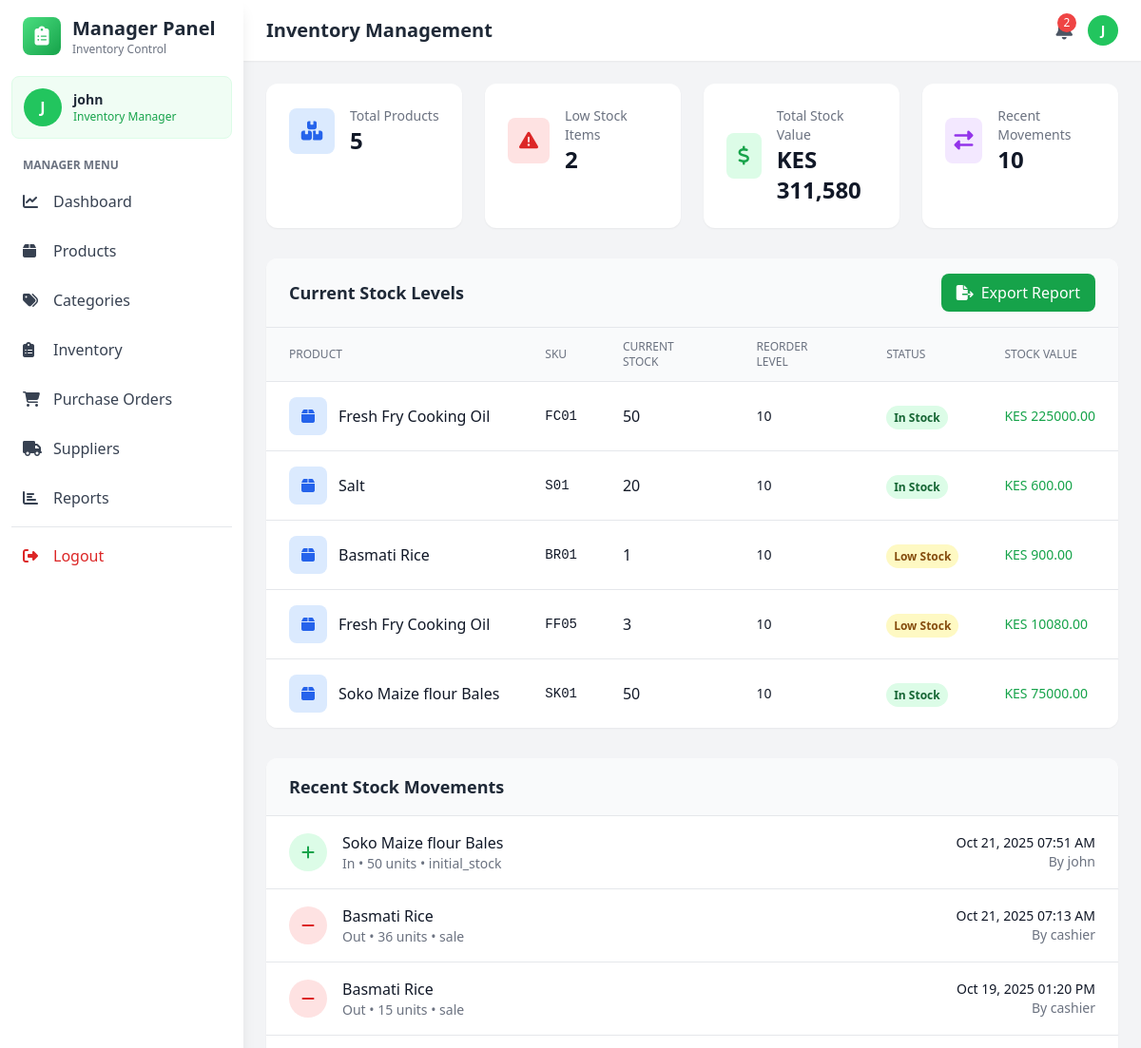
Page /manager/inventory (signed in, upper part) on the earlier database version.
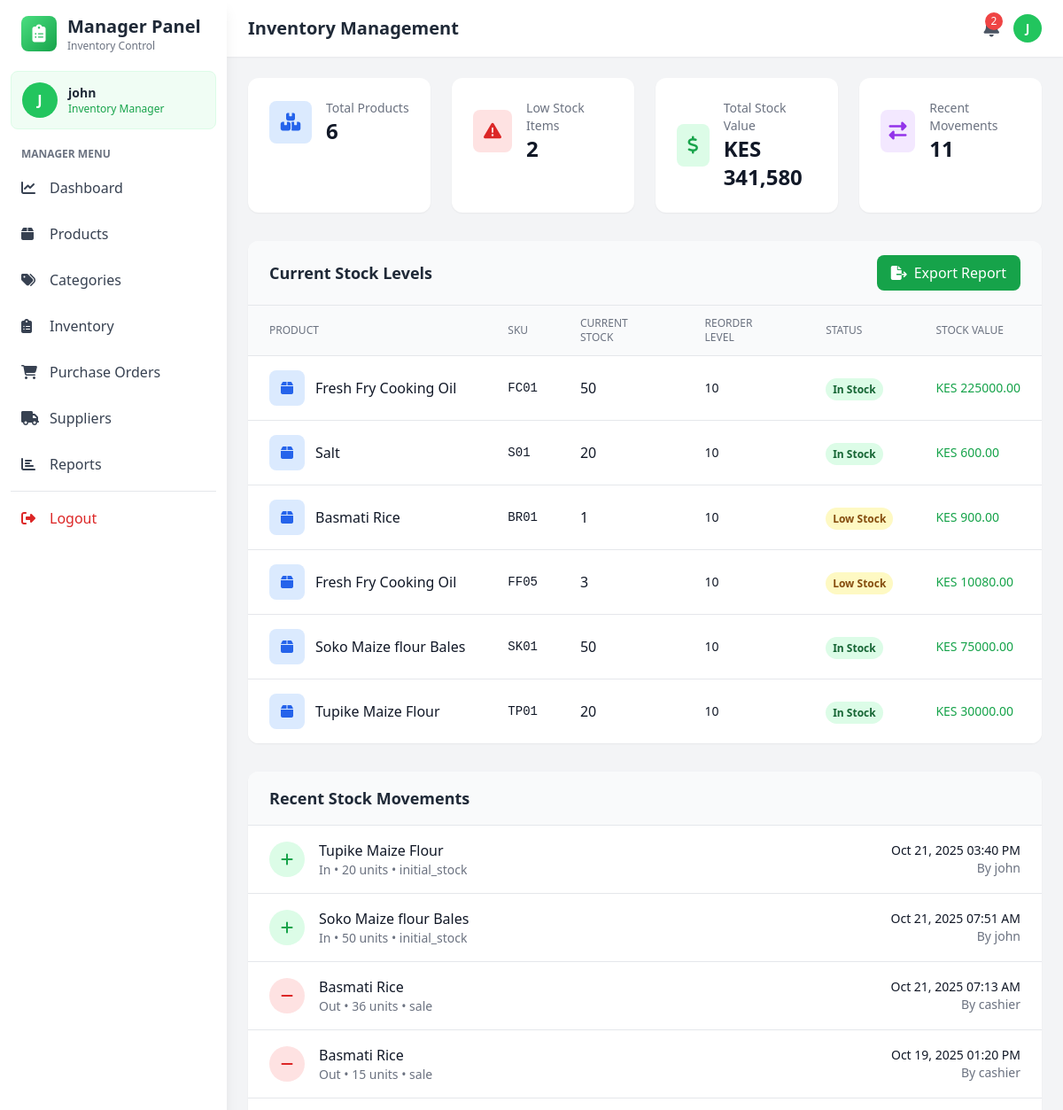
Same page on the later database version.
### models.py (models this page shows, shortened)
class User(UserMixin, db.Model):
    __tablename__='users'
    id = db.Column(db.Integer, primary_key=True)
    username = db.Column(db.String(80), unique=True, nullable=False)
    email = db.Column(db.String(120), unique=True, nullable=False)
    password_hash = db.Column(db.String(255), nullable=False)
    role = db.Column(db.String(20), nullable=False)
    is_active = db.Column(db.Boolean, default=True)
    created_at = db.Column(db.DateTime, default=datetime.utcnow)

class Product(db.Model):
    __tablename__ = 'products'
    id = db.Column(db.Integer, primary_key=True)
    name = db.Column(db.String(200), nullable=False)
    sku = db.Column(db.String(50), unique=True, nullable=False)  # Stock code
    description = db.Column(db.Text)
    cost_price = db.Column(db.Float, nullable=False)
    selling_price = db.Column(db.Float, nullable=False)
    quantity = db.Column(db.Integer, default=0)
    reorder_level = db.Column(db.Integer, default=10)
    category_id = db.Column(db.Integer, db.ForeignKey('categories.id'), nullable=False)
    supplier_id = db.Column(db.Integer, db.ForeignKey('suppliers.id'), nullable=False)
    created_at = db.Column(db.DateTime, default=datetime.utcnow)
    updated_at = db.Column(db.DateTime, default=datetime.utcnow, onupdate=datetime.utcnow)
    is_active = db.Column(db.Boolean, default=True)
    image_url = db.Column(db.String(500))  # For Cloudinary image URLs
    unit = db.Column(db.String(50), default='piece')  # piece, kg, liter, pack, box, etc.
    category = db.relationship('Category', backref='products')
    supplier = db.relationship('Supplier', backref='products')

class StockMovement(db.Model):
    __tablename__ = 'stock_movements'
    id = db.Column(db.Integer, primary_key=True)
    product_id = db.Column(db.Integer, db.ForeignKey('products.id'), nullable=False)
    movement_type = db.Column(db.String(20), nullable=False)  # 'in', 'out', 'adjustment'
    quantity = db.Column(db.Integer, nullable=False)
    reason = db.Column(db.String(100))
    user_id = db.Column(db.Integer, db.ForeignKey('users.id'), nullable=False)
    reference_id = db.Column(db.Integer)  # related sale or purchase
    reference_type = db.Column(db.String(20))  # 'sale' or 'purchase_order'
    timestamp = db.Column(db.DateTime, default=datetime.utcnow)
    product = db.relationship('Product', backref='stock_movements')
    user = db.relationship('User', backref='stock_movements')

### app.py (the view)
@app.route('/manager/inventory')
@login_required
def manage_inventory():
    if current_user.role not in ['admin', 'manager']:
        flash('Access denied', 'danger')
        return redirect(url_for('index'))
    products = Product.query.all()
    stock_movements = StockMovement.query.order_by(StockMovement.timestamp.desc()).limit(50).all()
    total_stock_value = sum(p.cost_price * p.quantity for p in products)
    low_stock_count = len([p for p in products if p.quantity <= p.reorder_level])
    return render_template('manager/inventory.html',
                         products=products,
                         stock_movements=stock_movements,
                         total_stock_value=total_stock_value,
                         low_stock_count=low_stock_count)

### app.py (called while the page is built)
@login_manager.user_loader
def load_user(user_id):
    return User.query.get(int(user_id))

### templates/manager/inventory.html (shortened to what this page needs)
<!DOCTYPE html>
<html lang="en">
<head>
    <script src="https://cdn.tailwindcss.com"></script>
    <link rel="stylesheet" href="https://cdnjs.cloudflare.com/ajax/libs/font-awesome/6.4.0/css/all.min.css">
</head>
<body class="bg-gray-100">
    <aside class="fixed top-0 left-0 z-40 w-64 h-screen bg-white shadow-lg">
        <div class="h-full px-3 py-4 overflow-y-auto">
            <div class="flex items-center mb-5 px-3">
                <div class="w-10 h-10 bg-gradient-to-br from-green-400 to-green-600 rounded-lg flex items-center justify-center">
                    <i class="fas fa-clipboard-list text-white text-xl"></i>
                </div>
                <div class="ml-3">
                    <h2 class="text-xl font-bold text-gray-800">Manager Panel</h2>
                    <p class="text-xs text-gray-500">Inventory Control</p>
                </div>
            </div>
            <div class="mb-5 p-3 bg-green-50 rounded-lg border border-green-100">
                <div class="flex items-center space-x-3">
                    <div class="w-10 h-10 bg-green-500 rounded-full flex items-center justify-center text-white font-bold">
                        {{ current_user.username[0].upper() }}
                    </div>
                    <div>
                        <p class="text-sm font-semibold text-gray-800">{{ current_user.username }}</p>
                        <p class="text-xs text-green-600">Inventory Manager</p>
                    </div>
                </div>
            </div>
            <nav class="space-y-2">
                <p class="px-3 text-xs font-semibold text-gray-500 uppercase mb-2">Manager Menu</p>
                <a href="{{ url_for('manager_dashboard') }}" class="nav-item flex items-center px-3 py-2.5 text-gray-700 rounded-lg">
                    <i class="fas fa-chart-line w-5"></i><span class="ml-3">Dashboard</span>
                </a>
                <a href="{{ url_for('manage_products') }}" class="nav-item flex items-center px-3 py-2.5 text-gray-700 rounded-lg">
                    <i class="fas fa-box w-5"></i><span class="ml-3">Products</span>
                </a>
                <a href="{{ url_for('manage_categories') }}" class="nav-item flex items-center px-3 py-2.5 text-gray-700 rounded-lg">
                    <i class="fas fa-tags w-5"></i><span class="ml-3">Categories</span>
                </a>
                <a href="{{ url_for('manage_inventory') }}" class="nav-item active flex items-center px-3 py-2.5 text-gray-700 rounded-lg">
                    <i class="fas fa-clipboard-list w-5"></i><span class="ml-3">Inventory</span>
                </a>
                <a href="{{ url_for('manage_purchase_orders') }}" class="nav-item flex items-center px-3 py-2.5 text-gray-700 rounded-lg">
                    <i class="fas fa-shopping-cart w-5"></i>
                    <span class="ml-3">Purchase Orders</span>
                </a>
                <a href="{{ url_for('manage_sup') }}"
                    class="nav-item flex items-center px-3 py-2.5 text-gray-700 rounded-lg">
                    <i class="fas fa-truck w-5"></i>
                    <span class="ml-3">Suppliers</span>
                </a>
                <a href="{{ url_for('manage_reports') }}"  class="nav-item flex items-center px-3 py-2.5 text-gray-700 rounded-lg">
                    <i class="fas fa-chart-bar w-5"></i>
                    <span class="ml-3">Reports</span>
                </a>
                <hr class="my-3 border-gray-200">
                <a href="{{ url_for('logout') }}" class="nav-item flex items-center px-3 py-2.5 text-red-600 rounded-lg hover:bg-red-50">
                    <i class="fas fa-sign-out-alt w-5"></i><span class="ml-3">Logout</span>
                </a>
            </nav>
        </div>
    </aside>
    <div class="ml-64">
        <header class="bg-white shadow-sm sticky top-0 z-30">
            <div class="flex items-center justify-between px-6 py-4">
                <h1 class="text-xl font-semibold text-gray-800">Inventory Management</h1>
                <div class="flex items-center space-x-4">
                    <button class="relative text-gray-600 hover:text-gray-800">
                        {% if low_stock_count > 0 %}
                        <span class="absolute -top-1 -right-1 bg-red-500 text-white text-xs w-5 h-5 rounded-full flex items-center justify-center">{{ low_stock_count }}</span>
                        {% endif %}
                    </button>
                    <div class="w-8 h-8 bg-green-500 rounded-full flex items-center justify-center text-white font-bold text-sm">
                        {{ current_user.username[0].upper() }}
                    </div>
                </div>
            </div>
        </header>
        <main class="p-6">
            <div class="grid grid-cols-1 md:grid-cols-4 gap-6 mb-8">
                <div class="bg-white rounded-xl shadow-sm p-6">
                    <div class="flex items-center">
                        <div class="w-12 h-12 bg-blue-100 rounded-lg flex items-center justify-center mr-4">
                            <i class="fas fa-boxes text-blue-600 text-xl"></i>
                        </div>
                        <div>
                            <p class="text-gray-500 text-sm">Total Products</p>
                            <p class="text-2xl font-bold text-gray-900">{{ products|length }}</p>
                        </div>
                    </div>
                </div>
                <div class="bg-white rounded-xl shadow-sm p-6">
                    <div class="flex items-center">
                        <div class="w-12 h-12 bg-red-100 rounded-lg flex items-center justify-center mr-4">
                            <i class="fas fa-exclamation-triangle text-red-600 text-xl"></i>
                        </div>
                        <div>
                            <p class="text-gray-500 text-sm">Low Stock Items</p>
                            <p class="text-2xl font-bold text-gray-900">{{ low_stock_count }}</p>
                        </div>
                    </div>
                </div>
                <div class="bg-white rounded-xl shadow-sm p-6">
                    <div class="flex items-center">
                        <div class="w-12 h-12 bg-green-100 rounded-lg flex items-center justify-center mr-4">
                            <i class="fas fa-dollar-sign text-green-600 text-xl"></i>
                        </div>
                        <div>
                            <p class="text-gray-500 text-sm">Total Stock Value</p>
                            <p class="text-2xl font-bold text-gray-900">KES {{ "{:,.0f}".format(total_stock_value) }}</p>
                        </div>
                    </div>
                </div>
                <div class="bg-white rounded-xl shadow-sm p-6">
                    <div class="flex items-center">
                        <div class="w-12 h-12 bg-purple-100 rounded-lg flex items-center justify-center mr-4">
                            <i class="fas fa-exchange-alt text-purple-600 text-xl"></i>
                        </div>
                        <div>
                            <p class="text-gray-500 text-sm">Recent Movements</p>
                            <p class="text-2xl font-bold text-gray-900">{{ stock_movements|length }}</p>
                        </div>
                    </div>
                </div>
            </div>
            <div class="bg-white rounded-xl shadow-sm overflow-hidden mb-8">
                <div class="px-6 py-4 border-b border-gray-200 bg-gray-50">
                    <div class="flex justify-between items-center">
                        <h3 class="text-lg font-semibold text-gray-800">Current Stock Levels</h3>
                        <button class="bg-green-600 hover:bg-green-700 text-white px-4 py-2 rounded-lg flex items-center">
                            <i class="fas fa-file-export mr-2"></i> Export Report
                        </button>
                    </div>
                </div>
                <table class="min-w-full divide-y divide-gray-200">
                    <thead class="bg-gray-50">
                        <tr>
                            <th class="px-6 py-3 text-left text-xs font-medium text-gray-500 uppercase">Product</th>
                            <th class="px-6 py-3 text-left text-xs font-medium text-gray-500 uppercase">SKU</th>
                            <th class="px-6 py-3 text-left text-xs font-medium text-gray-500 uppercase">Current Stock</th>
                            <th class="px-6 py-3 text-left text-xs font-medium text-gray-500 uppercase">Reorder Level</th>
                            <th class="px-6 py-3 text-left text-xs font-medium text-gray-500 uppercase">Status</th>
                            <th class="px-6 py-3 text-left text-xs font-medium text-gray-500 uppercase">Stock Value</th>
                        </tr>
                    </thead>
                    <tbody class="bg-white divide-y divide-gray-200">
                        {% for product in products %}
                        <tr class="hover:bg-gray-50">
                            <td class="px-6 py-4 whitespace-nowrap">
                                <div class="flex items-center">
                                    <div class="w-10 h-10 bg-blue-100 rounded-lg flex items-center justify-center mr-3">
                                        <i class="fas fa-box text-blue-600"></i>
                                    </div>
                                    <div class="font-medium text-gray-900">{{ product.name }}</div>
                                </div>
                            </td>
                            <td class="px-6 py-4 whitespace-nowrap text-sm text-gray-900 font-mono">{{ product.sku }}</td>
                            <td class="px-6 py-4 whitespace-nowrap">
                                <span class="font-medium text-gray-900">{{ product.quantity }}</span>
                            </td>
                            <td class="px-6 py-4 whitespace-nowrap text-sm text-gray-900">{{ product.reorder_level }}</td>
                            <td class="px-6 py-4 whitespace-nowrap">
                                {% if product.quantity == 0 %}
                                <span class="px-2 py-1 text-xs font-semibold rounded-full bg-red-100 text-red-800">Out of Stock</span>
                                {% elif product.quantity <= product.reorder_level %}
                                <span class="px-2 py-1 text-xs font-semibold rounded-full bg-yellow-100 text-yellow-800">Low Stock</span>
                                {% else %}
                                <span class="px-2 py-1 text-xs font-semibold rounded-full bg-green-100 text-green-800">In Stock</span>
                                {% endif %}
                            </td>
                            <td class="px-6 py-4 whitespace-nowrap text-sm font-medium text-green-600">
                                KES {{ "%.2f"|format(product.cost_price * product.quantity) }}
                            </td>
                        </tr>
                        {% endfor %}
                    </tbody>
                </table>
            </div>
            <div class="bg-white rounded-xl shadow-sm overflow-hidden">
                <div class="px-6 py-4 border-b border-gray-200 bg-gray-50">
                    <h3 class="text-lg font-semibold text-gray-800">Recent Stock Movements</h3>
                </div>
                <div class="divide-y divide-gray-200">
                    {% for movement in stock_movements %}
                    <div class="px-6 py-4 flex items-center justify-between hover:bg-gray-50">
                        <div class="flex items-center space-x-4">
                            <div class="w-10 h-10 rounded-full flex items-center justify-center
                                {% if movement.movement_type == 'in' %}bg-green-100 text-green-600
                                {% else %}bg-red-100 text-red-600{% endif %}">
                                <i class="fas fa-{% if movement.movement_type == 'in' %}plus{% else %}minus{% endif %}"></i>
                            </div>
                            <div>
                                <p class="font-medium text-gray-900">{{ movement.product.name }}</p>
                                <p class="text-sm text-gray-500">
                                    {{ movement.movement_type|title }} • {{ movement.quantity }} units • {{ movement.reason }}
                                </p>
                            </div>
                        </div>
                        <div class="text-right">
                            <p class="text-sm font-medium text-gray-900">{{ movement.timestamp.strftime('%b %d, %Y %I:%M %p') }}</p>
                            <p class="text-sm text-gray-500">By {{ movement.user.username }}</p>
                        </div>
                    </div>
                    {% else %}
                    <div class="px-6 py-8 text-center text-gray-500">
                        <i class="fas fa-exchange-alt text-4xl mb-3 text-gray-300"></i>
                        <p>No stock movements recorded yet</p>
                    </div>
                    {% endfor %}
                </div>
            </div>
        </main>
    </div>
</body>
</html>

Differences in the rows shown:
added Product: name "Tupike Maize Flour", sku "TP01", quantity "20", reorder_level "10", shows "In Stock", product.cost_price*product.quantity "30000.00"
added StockMovement: product.name "Tupike Maize Flour", movement_type "In", quantity "20", reason "initial_stock", timestamp "Oct 21, 2025 03:40 PM", user.username "john"
Other differences:
{{ products|length }}: "5" → "6"
{{ "{:,.0f}".format(total_stock_value) }}: "311,580" → "341,580"
{{ stock_movements|length }}: "10" → "11"
